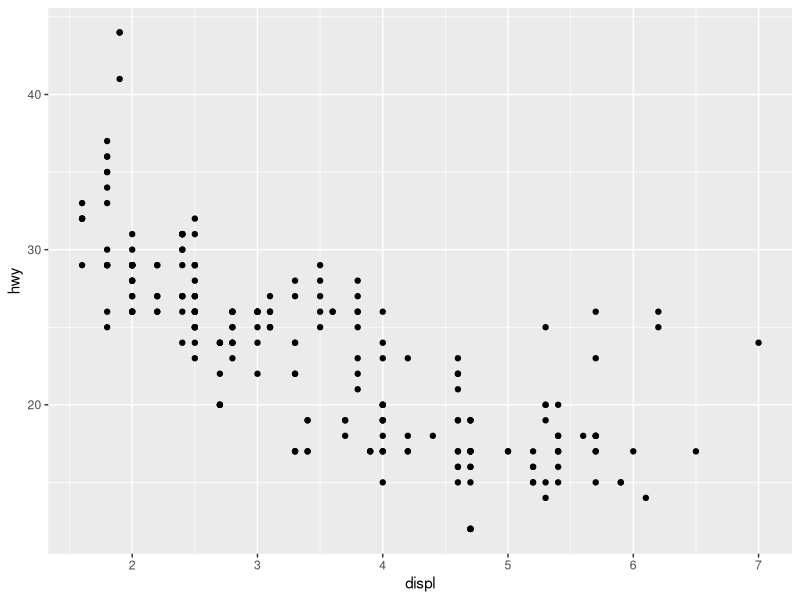
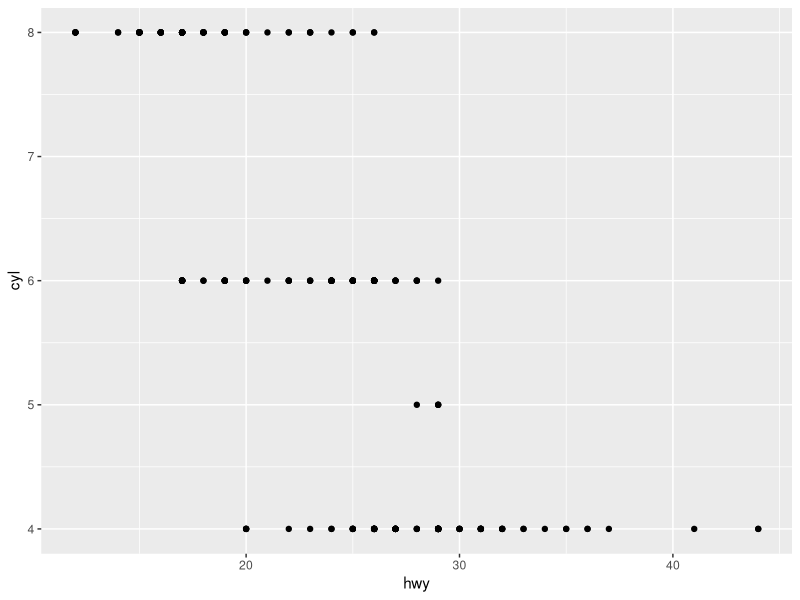
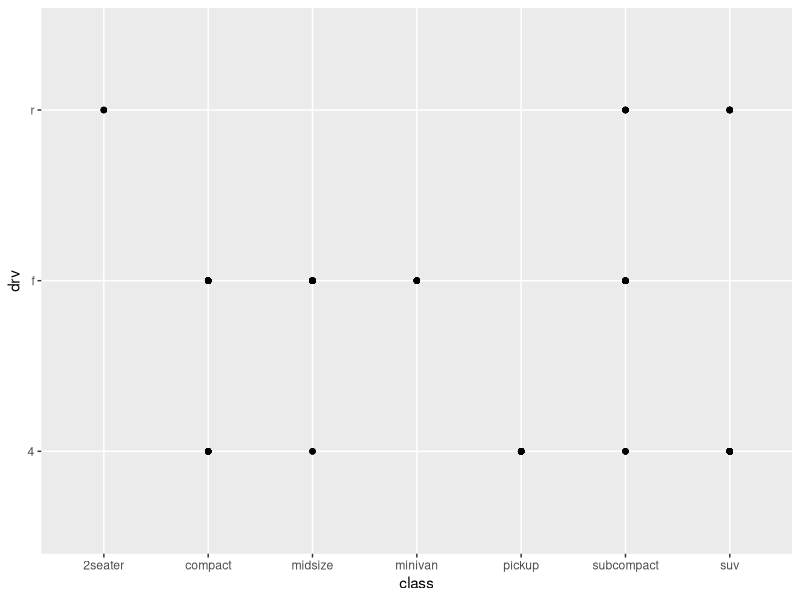
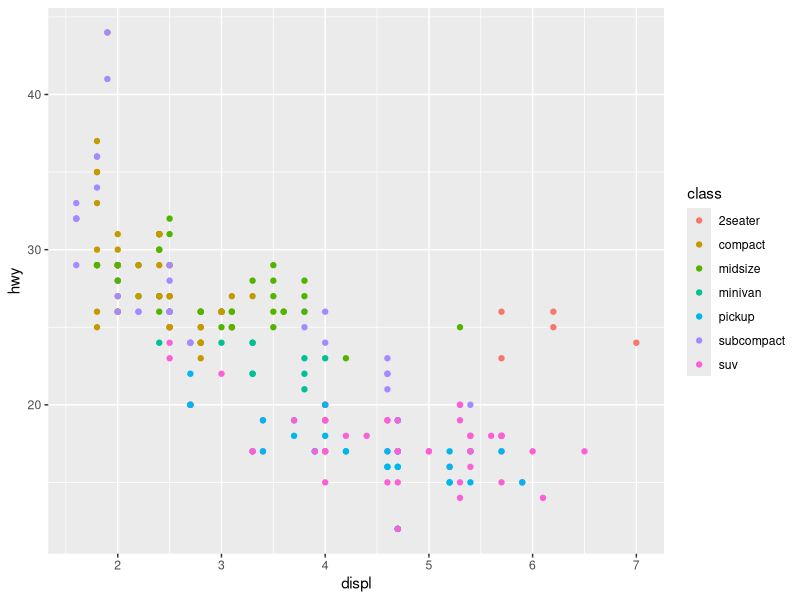
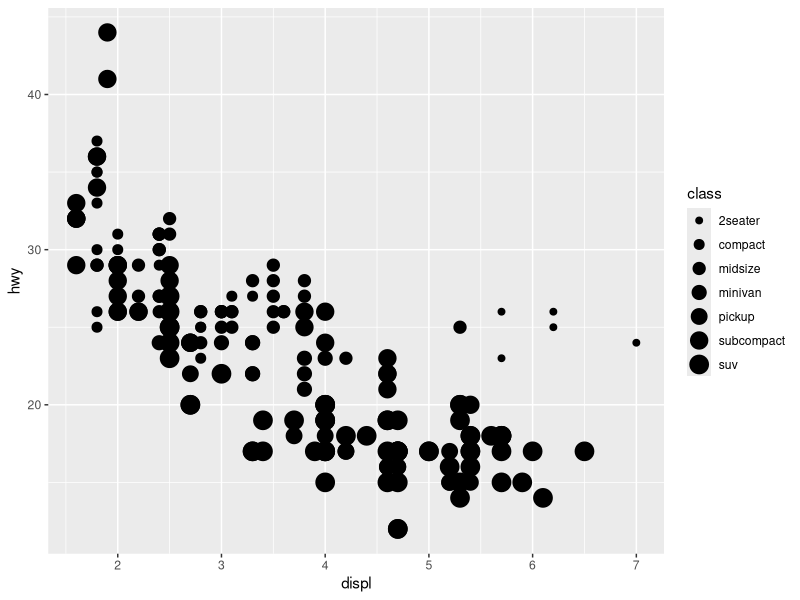
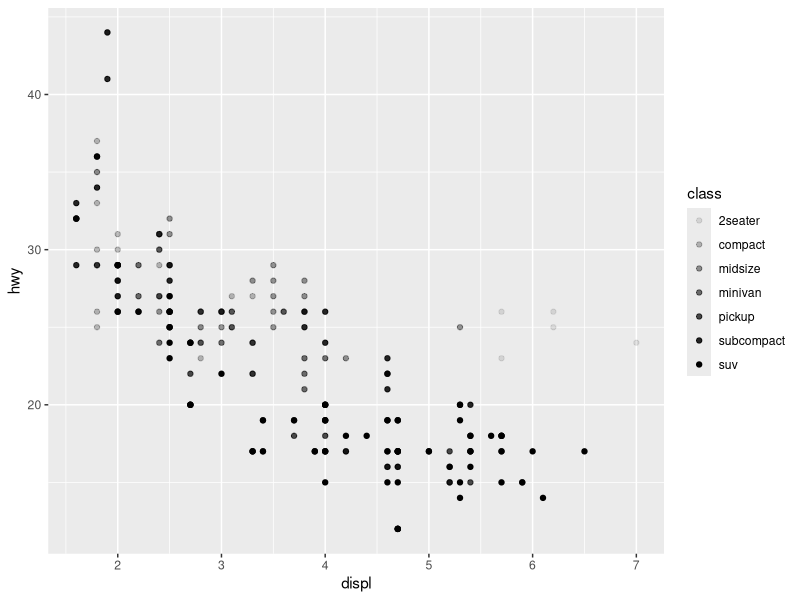
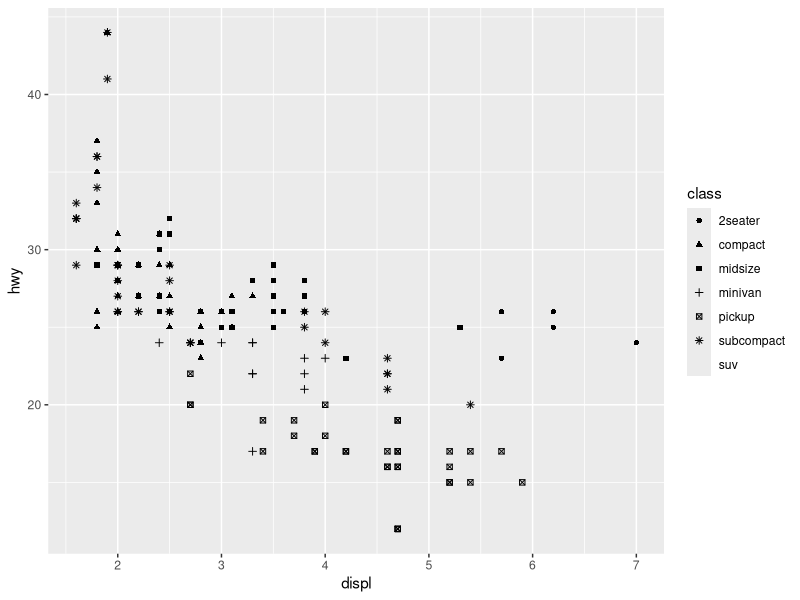
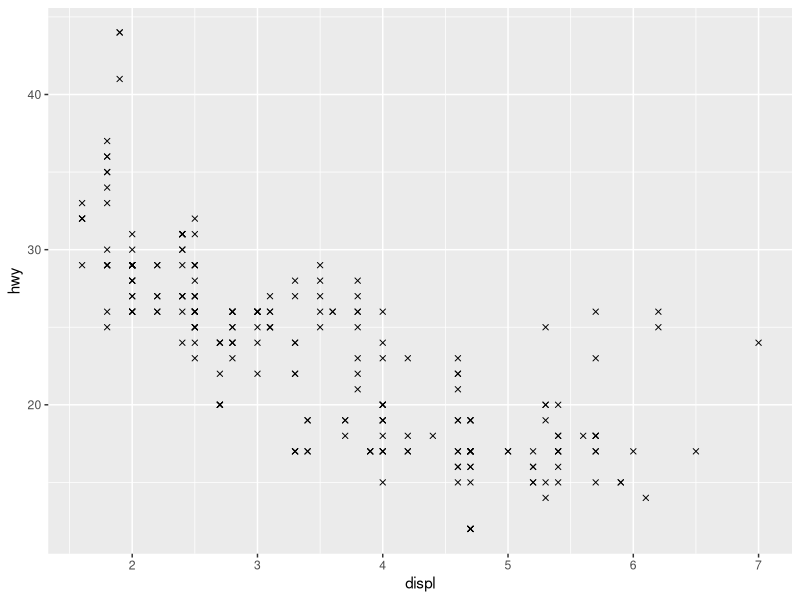

Source code (R) for these figures, in order:
library(tidyverse)

mpg<-mpg

#plots displacement vs hwy mpg
ggplot(data = mpg) + 
  geom_point(mapping = aes(x = displ, y = hwy))

#plots hwy mpg vs displacement
ggplot(data = mpg) + 
  geom_point(mapping = aes(x = hwy, y = cyl))

#plots class vs drv
ggplot(data = mpg) + 
  geom_point(mapping = aes(x = class, y = drv))

#plots displacement vs hwy mpg colored by class
ggplot(data = mpg) + 
  geom_point(mapping = aes(x = displ, y = hwy, color=class))

#plots displacement vs hwy mpg scaled by size
ggplot(data = mpg) + 
  geom_point(mapping = aes(x = displ, y = hwy, size=class))

ggplot(data = mpg) + 
  geom_point(mapping = aes(x = displ, y = hwy, alpha=class))

ggplot(data = mpg) + 
  geom_point(mapping = aes(x = displ, y = hwy, shape=class))

ggplot(data = mpg) + 
  geom_point(mapping = aes(x = displ, y = hwy), shape=4)

ggplot(data = mpg) + 
  geom_point(mapping = aes(x = displ, y = hwy), color="blue")

?mpg

ggplot(data = mpg) + 
  geom_point(mapping = aes(x = displ, y = hwy)) +
  facet_wrap(~ class, nrow=2)

ggplot(data = mpg) + 
  geom_point(mapping = aes(x = displ, y = hwy)) +
  facet_grid(drv~cyl)

ggplot(data = mpg) + 
  geom_point(mapping = aes(x = displ, y = hwy)) +
  facet_grid(.~cyl)

#Faceting questions
ggplot(data = mpg) + 
  geom_point(mapping = aes(x = drv, y = cyl))

ggplot(data = mpg) + 
  geom_point(mapping = aes(x = displ, y = hwy)) +
  facet_grid(drv~.)